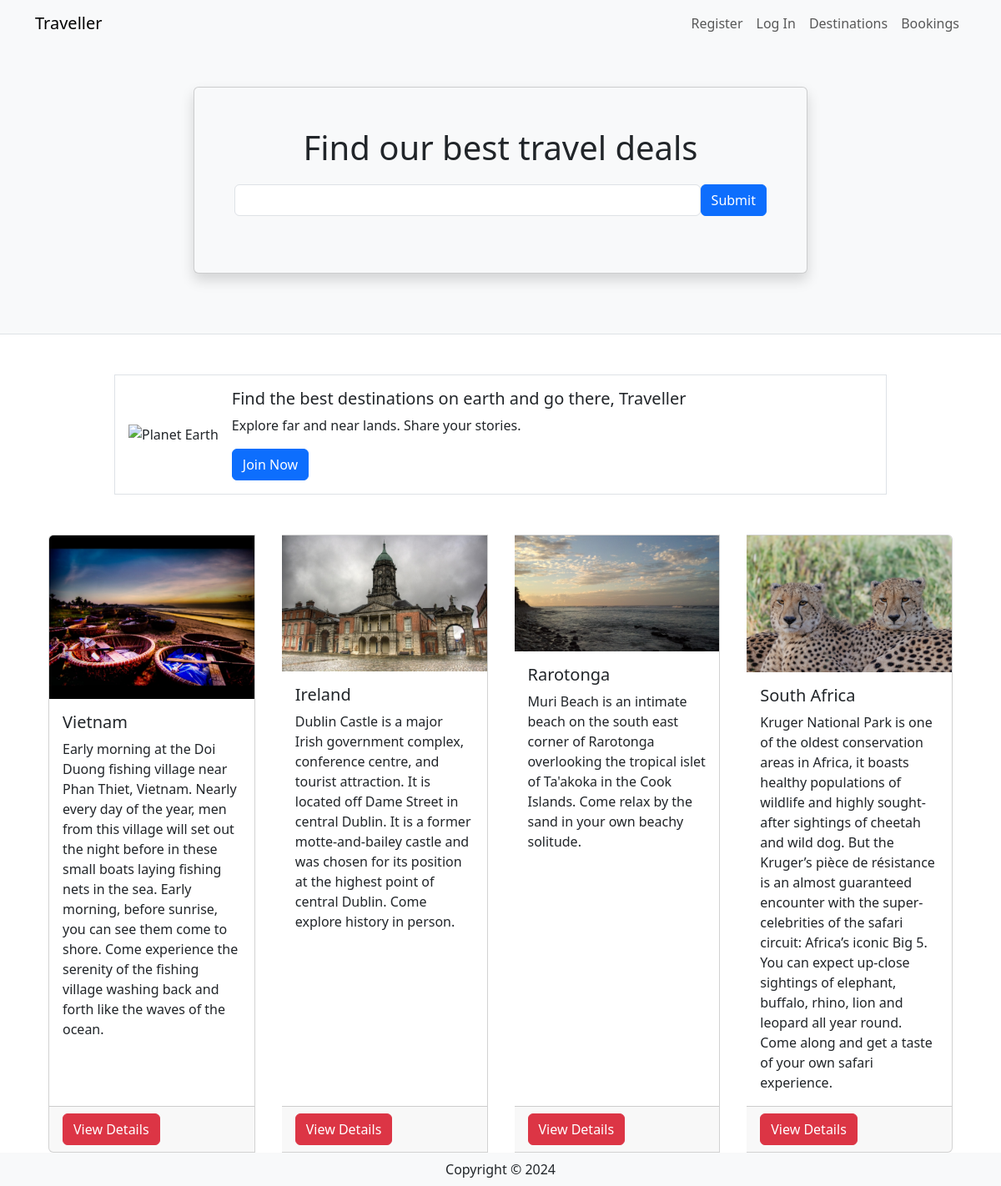
The page / on the database its author committed.
### travel/models.py (models this page shows, shortened)
class Destination(db.Model):
    __tablename__ = 'destinations'
    id = db.Column(db.Integer, primary_key=True)
    name = db.Column(db.String(80))
    description = db.Column(db.String(200))
    image = db.Column(db.String(400))
    currency = db.Column(db.String(3))
    comments = db.relationship('Comment', backref='destination')

### travel/views.py (the view)
@mainbp.route('/')
def index():
    destinations = db.session.scalars(db.select(Destination)).all()
    return render_template('index.html', destinations=destinations)

### travel/templates/index.html
{% extends 'base.html' %}
{% block header %}
      <div class="container">
         <div class="row justify-content-center mt-5 pb-4">
            <div class="col-md-8">
               <div class="card shadow p-5 mb-5 bg-light">
                  <h1 class="text-center mb-3">Find our best travel deals</h1>
                  <form class="form-inline d-flex flex-nowrap" action="{{url_for('main.search')}}" >
                     <input type="text" name="search" class="form-control flex-grow-1 my-1 mr-sm-2" id="SearchForm">
                     <button type="submit" class="flex-shrink-1 btn btn-primary my-1">Submit</button>
                   </form>
               </div>
            </div>
         </div>
      </div>
{% endblock %}
{% block content %}
      <div class="container">
         <div class="row mt-5 mb-5 justify-content-center">
            <div class="col-md-10">
               <div class="media border p-3 d-flex justify-content-start">
                  <img class="align-self-center me-3" style="max-width:120px"
                     src="https://upload.wikimedia.org/wikipedia/commons/thumb/2/22/Earth_Western_Hemisphere_transparent_background.png/600px-Earth_Western_Hemisphere_transparent_background.png"
                     alt="Planet Earth">
                  <div class="align-self-center media-body">
                     <h5 class="mt-0">Find the best destinations on earth and go there, Traveller</h5>
                     <p class="d-none d-sm-block">Explore far and near lands. Share your stories.</p>
                     <a href="#" class="btn btn-primary">Join Now</a>
                  </div>
               </div>
            </div>
         </div>
         <div class="card-group">
            {% for destination in destinations %}
            <div class="card mx-3">
               <img class="card-img-top"
                  src="{{ destination.image }}" alt="destination picture">
               <div class="card-body">
                  <h5 class="card-title">{{ destination.name }}</h5>
                  <p class="card-text">{{ destination.description }}</p>
               </div>
               <div class="card-footer"><a href="{{ url_for('destination.show', id=destination.id) }}" class ="btn btn-danger"> View Details </a></div>
            </div>
            {% endfor %}
         </div>
      </div>
{% endblock %}

### travel/templates/base.html (shortened to what this page needs)
<html>
<head>
   <link href="https://cdn.jsdelivr.net/npm/bootstrap@5.3.2/dist/css/bootstrap.min.css" rel="stylesheet">
</head>
<body>
   <header class="bg-light border-bottom">
      <nav class="navbar navbar-expand-lg navbar-light bg-light">
         <div class="container">
            <a href="/" class="navbar-brand">Traveller</a>
            <div class="collapse navbar-collapse justify-content-end" id="navbarSupportedContent">
               <div class="navbar-nav ml-auto">
                  {% if current_user.is_authenticated %}
                     <a class="nav-item nav-link disabled text-muted" href="#">Welcome {{current_user.name}}</a>
                     <a class="nav-item nav-link" href="{{ url_for('auth.logout') }}">Log Out</a>
                  {% else %}
                     <a class="nav-item nav-link" href="{{ url_for('auth.register') }}">Register</a>
                     <a class="nav-item nav-link" href="{{ url_for('auth.login') }}">Log In</a>
                  {% endif %}
                  <a class="nav-item nav-link" href="{{ url_for('destination.create') }}">Destinations</a>
                  <a class="nav-item nav-link" href="#">Bookings</a>
               </div>
            </div>
         </div>
      </nav>
      {% block header %}
      {% endblock %}
   </header>
   {% block content %}
   {% endblock %}
    <footer class="footer">
        <div class="text-center py-2 bg-light">
            <span class="text-dark">Copyright &copy; {{ year }}</span>
        </div>
    </footer>
   </body>
</html>

### rows shown on the page
Destination: image (picture), name "Vietnam", description "Early morning at the Doi Duong fishing village near Phan Thiet, Vietnam. Nearly every day of the year, men from this village will set out the night before in these small boats laying fishing nets in the sea. Early morning, before sunrise, you can see them come to shore. Come experience the serenity of the fishing village washing back and forth like the waves of the ocean."
Destination: image (picture), name "Ireland", description "Dublin Castle is a major Irish government complex, conference centre, and tourist attraction. It is located off Dame Street in central Dublin. It is a former motte-and-bailey castle and was chosen for its position at the highest point of central Dublin. Come explore history in person."
Destination: image (picture), name "Rarotonga", description "Muri Beach is an intimate beach on the south east corner of Rarotonga overlooking the tropical islet of Ta'akoka in the Cook Islands. Come relax by the sand in your own beachy solitude."
Destination: image (picture), name "South Africa", description "Kruger National Park is one of the oldest conservation areas in Africa, it boasts healthy populations of wildlife and highly sought-after sightings of cheetah and wild dog. But the Kruger’s pièce de résistance is an almost guaranteed encounter with the super-celebrities of the safari circuit: Africa’s iconic Big 5. You can expect up-close sightings of elephant, buffalo, rhino, lion and leopard all year round. Come along and get a taste of your own safari experience."
